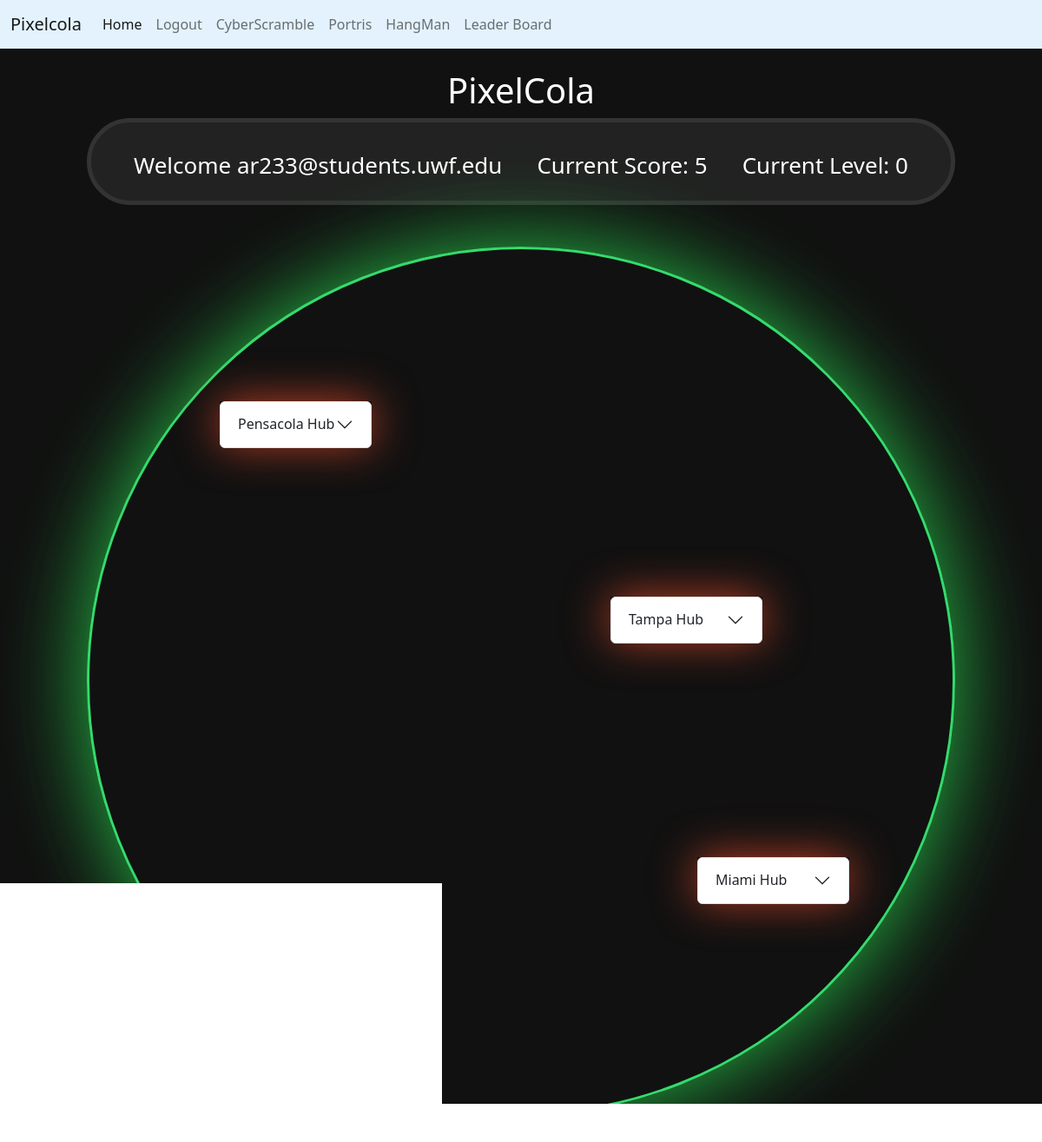
Screenshot of / (signed in) with the database file from the repository.
### website/models.py (models this page shows)
class User(db.Model, UserMixin):
    id = db.Column(db.Integer, primary_key=True)
    email = db.Column(db.String(150), unique=True)
    password = db.Column(db.String(150))
    first_name = db.Column(db.String(150))
    notes = db.relationship('Note')
    level = db.Column(db.Integer())
    score= db.Column(db.Integer())
    user_id = db.Column(db.Integer, db.ForeignKey('user.id'))

### website/views.py (the view, shortened to what this page needs)
@views.route('/', methods=['GET', 'POST'])
@login_required
def home():
    return render_template("home.html", user=current_user)

### website/__init__.py (called while the page is built)
def create_app():
    app = Flask(__name__)
    app.config['SECRET_KEY'] = 'hjshjhdjah kjshkjdhjs'
    app.config['SQLALCHEMY_DATABASE_URI'] = f'sqlite:///{DB_NAME}'
    db.init_app(app)
    from .views import views
    from .auth import auth
    app.register_blueprint(views, url_prefix='/')
    app.register_blueprint(auth, url_prefix='/')
    from .models import User, Note
    with app.app_context():
        db.drop_all()
        db.create_all()
    login_manager = LoginManager()
    login_manager.login_view = 'auth.login'
    login_manager.init_app(app)
    @login_manager.user_loader
    def load_user(id):
        return User.query.get(int(id))
    return app

### website/templates/home.html (shortened to what this page needs)
{% extends "base.html" %} {% block title %}Home{% endblock %} {% block content
    %}
    <br />
    <h1 align="center">PixelCola</h1>
    <div class="banner" id="banner">
      <p> Welcome {{ user.email }}</p>
      <p>Current Score: <span id="current-score">{{ user.score }}</span></p>
      <p> Current Level: <span id="current-level">{{ user.level }}</span> </p>
  </div>
<br />
<br />
<div class="circle">
    <div class="map">
        <div class="game1" >
          <div class="accordion" id="accordionExample">
            <div class="accordion-item">
              <h2 class="accordion-header" id="headingOne">
                <button class="accordion-button collapsed" type="button" data-bs-toggle="collapse" data-bs-target="#collapseOne" aria-expanded="true" aria-controls="collapseOne">
                 Pensacola Hub
                </button>
              </h2>
            </div>
          </div>
        </div>
        <div class="game2">
          <div class="accordion" id="accordionExample2">
            <div class="accordion-item">
              <h2 class="accordion-header" id="headingTwo">
                <button class="accordion-button collapsed" type="button" data-bs-toggle="collapse" data-bs-target="#collapseTwo" aria-expanded="true" aria-controls="collapseTwo">
                 Miami Hub
                </button>
              </h2>
            </div>
          </div>
        </div>
        <div class="game3" >
          <div class="accordion" id="accordionExample3">
            <div class="accordion-item">
              <h2 class="accordion-header" id="headingThree">
                <button class="accordion-button collapsed" type="button" data-bs-toggle="collapse" data-bs-target="#collapseThree" aria-expanded="true" aria-controls="collapseThree">
                Tampa Hub
                </button>
              </h2>
            </div>
          </div>
        </div>
    </div>
  </div>
  <br />
  <br />
    {% endblock %}

### website/static/gameStyles.css (style rules this page uses)
* { margin: 0; padding: 0; box-sizing: border-box; }
p { color: white; }
body { align-items: center; justify-content: center; min-height: 100vh; background-image: linear-gradient(to right, #111, #111, #111, #111); color: white; min-height: 1000px; }
h1 { color: white; }
.map { width: 1100px; height: 1000px; position: relative; display: flex; margin: auto; }
.map::before { content: ""; background: url("../static/map1.png"); background-size: cover; background-position: center ; height: 70%; width: 70%; margin: auto; justify-self: center; }
.game1 { width: 175px; height: 50px; position: relative; color: white; text-align: center; margin: auto; position: absolute; margin-left: 150px; margin-top: 175px; animation: pulse 1.5s infinite; border-color: #bf2e26; box-shadow: 0 0 50px #bf4026; }
.game2 { width: 175px; height: 50px; position: absolute; color: white; text-align: center; margin: auto; margin-left: 700px; margin-top: 700px; animation: pulse 1.5s infinite; border-color: #bf2e26; box-shadow: 0 0 50px #bf4026; }
.game3 { width: 175px; height: 50px; position: absolute; color: white; text-align: center; margin: auto; margin-left: 600px; margin-top: 400px; animation: pulse 1.5s infinite; border-color: #bf2e26; box-shadow: 0 0 50px #bf4026; }
.banner { justify-content: center; margin: auto; height: 100px; background: #222; align-content: center; text-align: center; display: flex; width: 1000px; border-radius: 100px; padding: 10px; border:solid #333 5px; }
.banner p { padding: 20px; font-size: 26px; color: white; }
.circle { justify-content: center; margin: auto; width: 1000px; height: 1000px; border-radius: 50%; border: solid 3px #34db6c; box-shadow: 0 0 100px #26bf47; }

### rows the page displays
User: email "ar233@students.uwf.edu", score "5", level "0"
